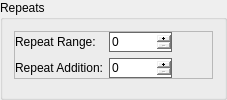
           <widget class="QGroupBox" name="groupRepeats">
            <property name="sizePolicy">
             <sizepolicy hsizetype="Minimum" vsizetype="MinimumExpanding">
              <horstretch>0</horstretch>
              <verstretch>0</verstretch>
             </sizepolicy>
            </property>
            <property name="title">
             <string>Repeats</string>
            </property>
            <layout class="QVBoxLayout" name="verticalLayout_6">
             <item>
              <widget class="QFrame" name="frame_5">
               <property name="frameShape">
                <enum>QFrame::StyledPanel</enum>
               </property>
               <property name="frameShadow">
                <enum>QFrame::Raised</enum>
               </property>
               <layout class="QGridLayout" name="gridLayout_3">
                <property name="leftMargin">
                 <number>0</number>
                </property>
                <property name="topMargin">
                 <number>0</number>
                </property>
                <property name="rightMargin">
                 <number>0</number>
                </property>
                <property name="bottomMargin">
                 <number>0</number>
                </property>
                <item row="0" column="2">
                 <spacer name="horizontalSpacer_4">
                  <property name="orientation">
                   <enum>Qt::Horizontal</enum>
                  </property>
                  <property name="sizeHint" stdset="0">
                   <size>
                    <width>40</width>
                    <height>20</height>
                   </size>
                  </property>
                 </spacer>
                </item>
                <item row="1" column="0">
                 <widget class="QLabel" name="label_7">
                  <property name="statusTip">
                   <string>Value to add to each cell based on number of repeats</string>
                  </property>
                  <property name="whatsThis">
                   <string/>
                  </property>
                  <property name="text">
                   <string>Repeat Addition:</string>
                  </property>
                 </widget>
                </item>
                <item row="0" column="0">
                 <widget class="QLabel" name="label_6">
                  <property name="sizePolicy">
                   <sizepolicy hsizetype="Preferred" vsizetype="Preferred">
                    <horstretch>0</horstretch>
                    <verstretch>0</verstretch>
                   </sizepolicy>
                  </property>
                  <property name="statusTip">
                   <string>Range around each cell to look for repeats</string>
                  </property>
                  <property name="whatsThis">
                   <string/>
                  </property>
                  <property name="text">
                   <string>Repeat Range:</string>
                  </property>
                 </widget>
                </item>
                <item row="0" column="1">
                 <widget class="QSpinBox" name="spinRepeatRange">
                  <property name="sizePolicy">
                   <sizepolicy hsizetype="Preferred" vsizetype="Fixed">
                    <horstretch>0</horstretch>
                    <verstretch>0</verstretch>
                   </sizepolicy>
                  </property>
                  <property name="minimumSize">
                   <size>
                    <width>0</width>
                    <height>20</height>
                   </size>
                  </property>
                  <property name="statusTip">
                   <string>Range around each cell to look for repeats</string>
                  </property>
                  <property name="whatsThis">
                   <string>&lt;html&gt;&lt;head/&gt;&lt;body&gt;&lt;p&gt;Defines the range in cells to look around each cell for repeating images.&lt;/p&gt;&lt;/body&gt;&lt;/html&gt;</string>
                  </property>
                  <property name="styleSheet">
                   <string notr="true">QSpinBox {
border: 1px solid dimgray;
}</string>
                  </property>
                  <property name="buttonSymbols">
                   <enum>QAbstractSpinBox::PlusMinus</enum>
                  </property>
                  <property name="specialValueText">
                   <string/>
                  </property>
                  <property name="showGroupSeparator" stdset="0">
                   <bool>false</bool>
                  </property>
                  <property name="suffix">
                   <string/>
                  </property>
                  <property name="prefix">
                   <string/>
                  </property>
                  <property name="minimum">
                   <number>0</number>
                  </property>
                  <property name="maximum">
                   <number>100000</number>
                  </property>
                  <property name="value">
                   <number>0</number>
                  </property>
                 </widget>
                </item>
                <item row="1" column="1">
                 <widget class="QSpinBox" name="spinRepeatAddition">
                  <property name="sizePolicy">
                   <sizepolicy hsizetype="Preferred" vsizetype="Fixed">
                    <horstretch>0</horstretch>
                    <verstretch>0</verstretch>
                   </sizepolicy>
                  </property>
                  <property name="minimumSize">
                   <size>
                    <width>0</width>
                    <height>20</height>
                   </size>
                  </property>
                  <property name="statusTip">
                   <string>Value to add to each cell based on number of repeats</string>
                  </property>
                  <property name="whatsThis">
                   <string>&lt;html&gt;&lt;head/&gt;&lt;body&gt;&lt;p&gt;To generate the Photomosaic the cell images are compared against the library images, this gives a non-negative variant. The closer the variant is to 0 to better of a fit the image is.&lt;/p&gt;&lt;p&gt;&lt;br/&gt;&lt;/p&gt;&lt;p&gt;The repeat value is added to this variant based on the number of repeats in range, making an image a less desirable fit with more repeats.&lt;/p&gt;&lt;p&gt;&lt;br/&gt;&lt;/p&gt;&lt;p&gt;Max variants to help with choosing repeat addition:&lt;/p&gt;&lt;p&gt;RGB =~ 442 * (Cell Size * Detail)^2&lt;/p&gt;&lt;p&gt;CIE76 =~ 375 * (Cell Size * Detail)^2&lt;/p&gt;&lt;p&gt;CIEDE2000 =~ &lt;span style=&quot; font-style:italic;&quot;&gt;154?&lt;/span&gt; * (Cell Size * Detail)^2&lt;/p&gt;&lt;/body&gt;&lt;/html&gt;</string>
                  </property>
                  <property name="styleSheet">
                   <string notr="true">QSpinBox {
border: 1px solid dimgray;
}</string>
                  </property>
                  <property name="buttonSymbols">
                   <enum>QAbstractSpinBox::PlusMinus</enum>
                  </property>
                  <property name="specialValueText">
                   <string/>
                  </property>
                  <property name="showGroupSeparator" stdset="0">
                   <bool>false</bool>
                  </property>
                  <property name="suffix">
                   <string/>
                  </property>
                  <property name="prefix">
                   <string/>
                  </property>
                  <property name="minimum">
                   <number>0</number>
                  </property>
                  <property name="maximum">
                   <number>100000</number>
                  </property>
                  <property name="value">
                   <number>0</number>
                  </property>
                 </widget>
                </item>
               </layout>
              </widget>
             </item>
             <item>
              <spacer name="verticalSpacer_3">
               <property name="orientation">
                <enum>Qt::Vertical</enum>
               </property>
               <property name="sizeType">
                <enum>QSizePolicy::MinimumExpanding</enum>
               </property>
               <property name="sizeHint" stdset="0">
                <size>
                 <width>20</width>
                 <height>0</height>
                </size>
               </property>
              </spacer>
             </item>
            </layout>
           </widget>
